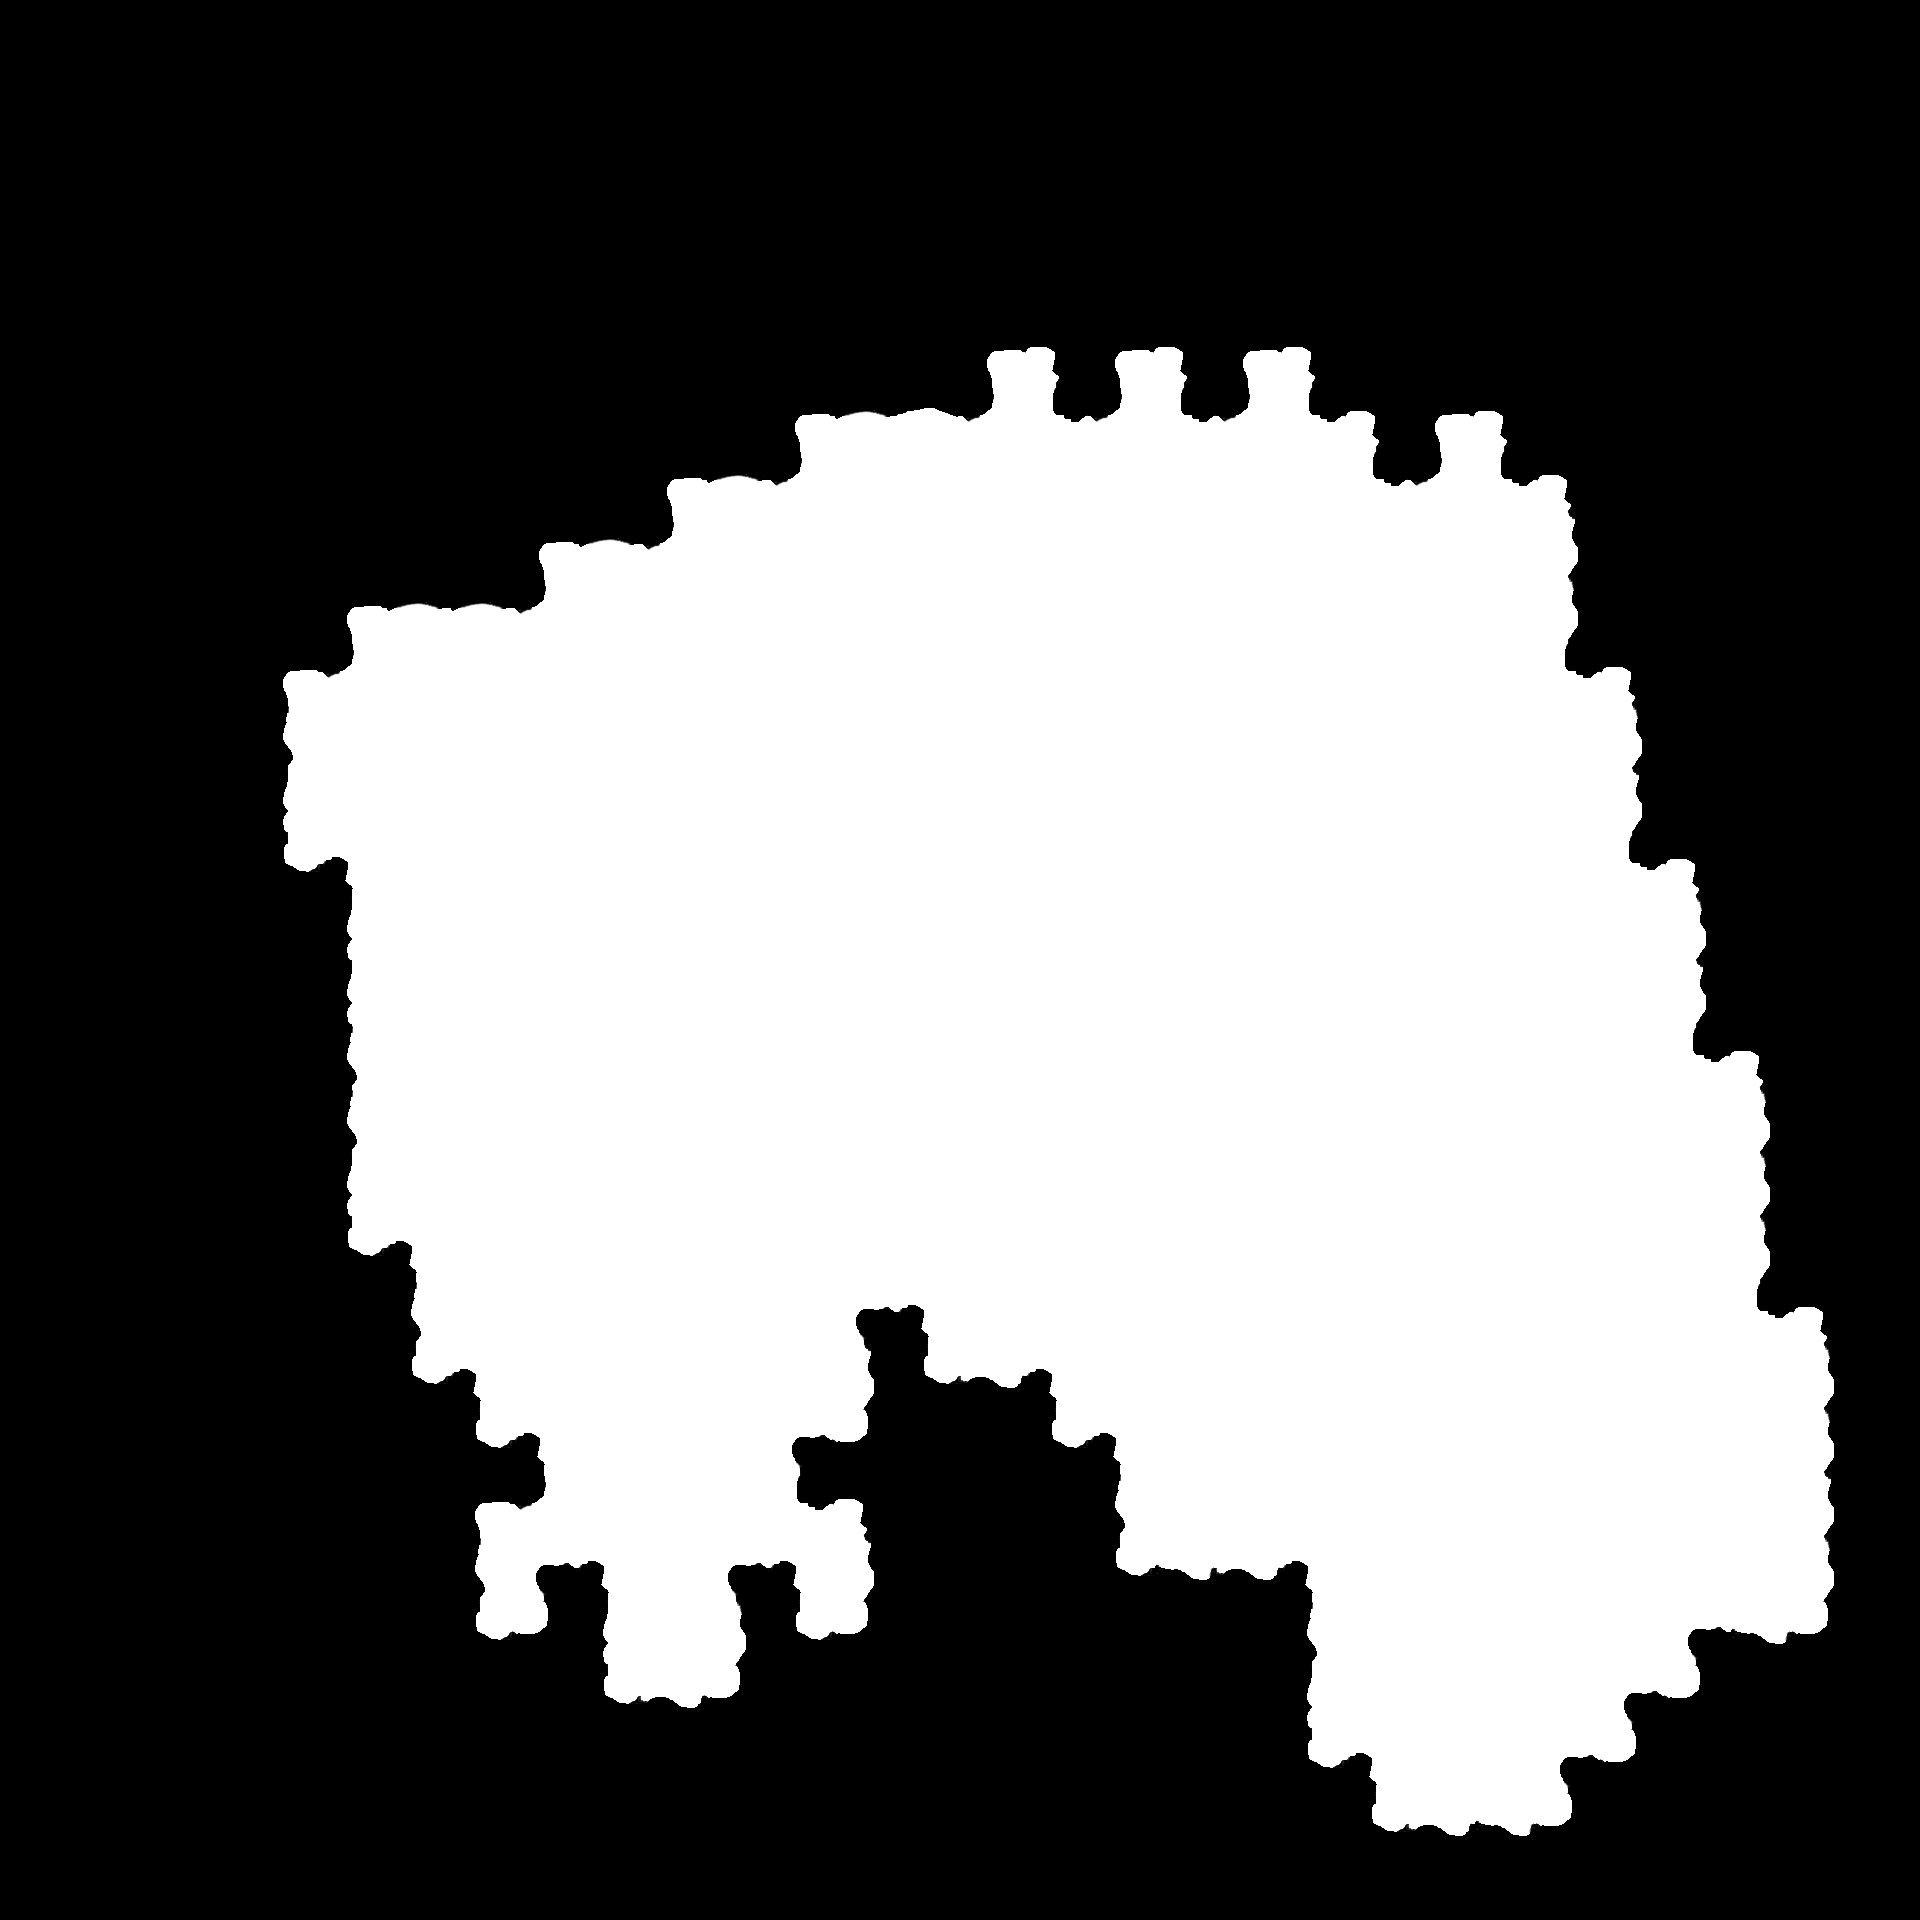

This game map was drawn from its Tiled (.tmx) file and the tilesets committed beside it. A one-line description and the full map source follow:
An orthogonal 30x30 tile map with 64x64 px tiles, 1 tile layer (Tile Layer 1).

<map version="1.0" tiledversion="1.0.1" orientation="orthogonal" renderorder="right-down" width="30" height="30" tilewidth="64" tileheight="64" nextobjectid="1">
 <tileset firstgid="1" name="CloudBG2" tilewidth="64" tileheight="64" tilecount="18" columns="6">
  <image source="../PNGs/CloudTileGimp2.png" width="384" height="192" />
  <terraintypes>
   <terrain name="Cloud" tile="4" />
  </terraintypes>
  <tile id="0" terrain=",,,0" />
  <tile id="1" terrain=",,0,0" />
  <tile id="2" terrain=",,0," />
  <tile id="3" terrain="0,0,0," />
  <tile id="4" terrain="0,0,," />
  <tile id="5" terrain="0,0,,0" />
  <tile id="6" terrain=",0,,0" />
  <tile id="7" terrain="0,0,0,0" />
  <tile id="8" terrain="0,,0," />
  <tile id="9" terrain="0,,0," />
  <tile id="11" terrain=",0,,0" />
  <tile id="12" terrain=",0,," />
  <tile id="13" terrain="0,0,," />
  <tile id="14" terrain="0,,," />
  <tile id="15" terrain="0,,0,0" />
  <tile id="16" terrain=",,0,0" />
  <tile id="17" terrain=",0,0,0" />
 </tileset>
 <layer name="Tile Layer 1" width="30" height="30">
  <data encoding="csv">
0,0,0,0,0,0,0,0,0,0,0,0,0,0,0,0,0,0,0,0,0,0,0,0,0,0,0,0,0,0,
0,0,0,0,0,0,0,0,0,0,0,0,0,0,0,0,0,0,0,0,0,0,0,0,0,0,0,0,0,0,
0,0,0,0,0,0,0,0,0,0,0,0,0,0,0,0,0,0,0,0,0,0,0,0,0,0,0,0,0,0,
0,0,0,0,0,0,0,0,0,0,0,0,0,0,0,0,0,0,0,0,0,0,0,0,0,0,0,0,0,0,
0,0,0,0,0,0,0,0,0,0,0,0,0,0,0,0,0,0,0,0,0,0,0,0,0,0,0,0,0,0,
0,0,0,0,0,0,0,0,0,0,0,0,0,0,0,1,3,1,3,1,3,0,0,0,0,0,0,0,0,0,
0,0,0,0,0,0,0,0,0,0,0,0,1,17,2,18,16,18,16,18,16,3,1,3,0,0,0,0,0,0,
0,0,0,0,0,0,0,0,0,0,1,17,18,8,8,8,8,8,8,8,8,16,18,16,3,0,0,0,0,0,
0,0,0,0,0,0,0,0,1,17,18,8,8,8,8,8,8,8,8,8,8,8,8,8,9,0,0,0,0,0,
0,0,0,0,0,1,17,17,18,8,8,8,8,8,8,8,8,8,8,8,8,8,8,8,10,0,0,0,0,0,
0,0,0,0,1,18,8,8,8,8,8,8,8,8,8,8,8,8,8,8,8,8,8,8,16,3,0,0,0,0,
0,0,0,0,12,8,8,8,8,8,8,8,8,8,8,8,8,8,8,8,8,8,8,8,8,10,0,0,0,0,
0,0,0,0,7,8,8,8,8,8,8,8,8,8,8,8,8,8,8,8,8,8,8,8,8,9,0,0,0,0,
0,0,0,0,13,6,8,8,8,8,8,8,8,8,8,8,8,8,8,8,8,8,8,8,8,16,3,0,0,0,
0,0,0,0,0,7,8,8,8,8,8,8,8,8,8,8,8,8,8,8,8,8,8,8,8,8,10,0,0,0,
0,0,0,0,0,7,8,8,8,8,8,8,8,8,8,8,8,8,8,8,8,8,8,8,8,8,9,0,0,0,
0,0,0,0,0,12,8,8,8,8,8,8,8,8,8,8,8,8,8,8,8,8,8,8,8,8,16,3,0,0,
0,0,0,0,0,12,8,8,8,8,8,8,8,8,8,8,8,8,8,8,8,8,8,8,8,8,8,10,0,0,
0,0,0,0,0,7,8,8,8,8,8,8,8,8,8,8,8,8,8,8,8,8,8,8,8,8,8,10,0,0,
0,0,0,0,0,13,6,8,8,8,8,8,8,8,8,8,8,8,8,8,8,8,8,8,8,8,8,10,0,0,
0,0,0,0,0,0,12,8,8,8,8,8,8,4,6,8,8,8,8,8,8,8,8,8,8,8,8,16,3,0,
0,0,0,0,0,0,13,6,8,8,8,8,8,9,13,14,6,8,8,8,8,8,8,8,8,8,8,8,10,0,
0,0,0,0,0,0,0,13,6,8,8,8,4,15,0,0,13,6,8,8,8,8,8,8,8,8,8,8,10,0,
0,0,0,0,0,0,0,1,18,8,8,8,16,3,0,0,0,12,8,8,8,8,8,8,8,8,8,8,9,0,
0,0,0,0,0,0,0,12,4,6,8,4,6,9,0,0,0,13,5,14,6,8,8,8,8,8,8,8,10,0,
0,0,0,0,0,0,0,13,15,7,8,10,13,15,0,0,0,0,0,0,12,8,8,8,8,8,4,5,15,0,
0,0,0,0,0,0,0,0,0,13,14,15,0,0,0,0,0,0,0,0,7,8,8,8,8,4,15,0,0,0,
0,0,0,0,0,0,0,0,0,0,0,0,0,0,0,0,0,0,0,0,13,6,8,8,4,15,0,0,0,0,
0,0,0,0,0,0,0,0,0,0,0,0,0,0,0,0,0,0,0,0,0,13,14,5,15,0,0,0,0,0,
0,0,0,0,0,0,0,0,0,0,0,0,0,0,0,0,0,0,0,0,0,0,0,0,0,0,0,0,0,0
</data>
 </layer>
</map>
